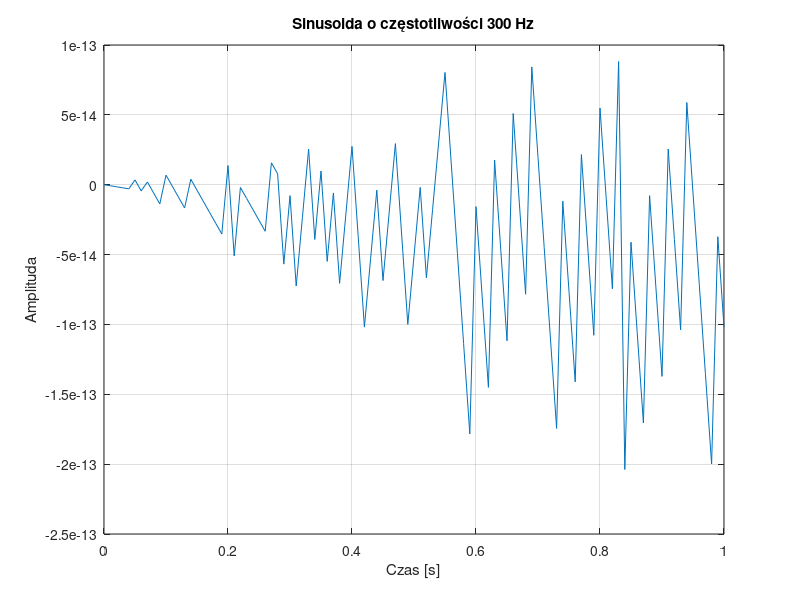
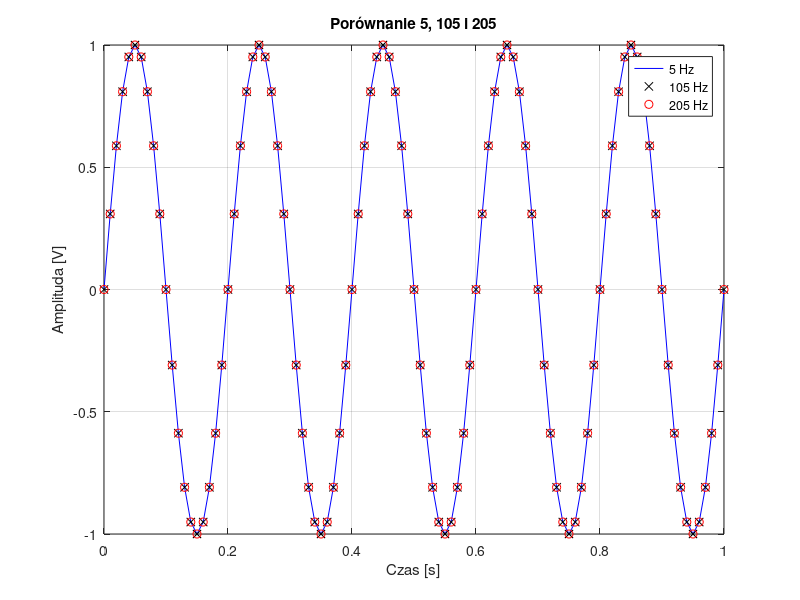
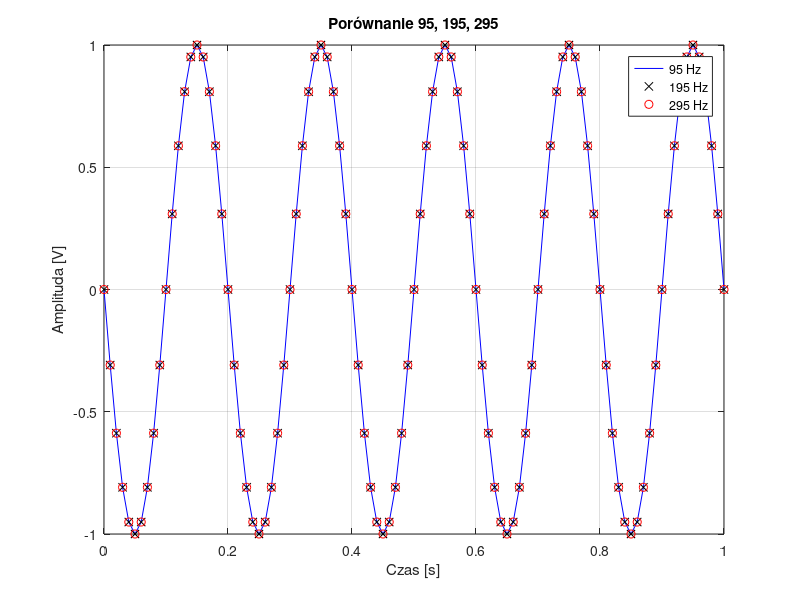
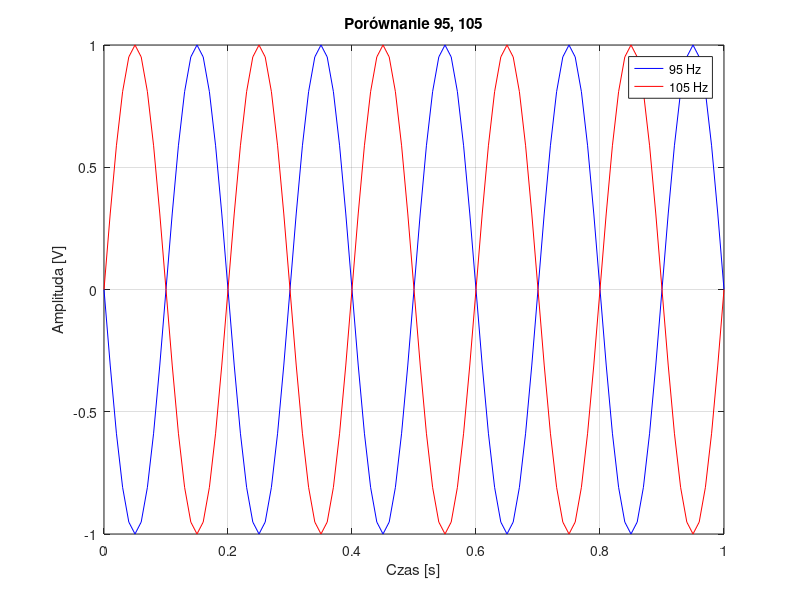

MATLAB code for these plots, in order:
clear all; close all; clc
% Parametry
fs = 100; % Częstotliwość próbkowania [Hz]
t = 0:1/fs:1; % Wektor czasu dla 1 sekundy
freq_range = 0:5:300; % Zakres częstotliwości od 0 do 300 Hz co 5 Hz
num_loops = numel(freq_range); % Liczba obiegów pętli

% %%Pętla generująca sinusoidy i wyświetlająca je
figure;
for i = 1:num_loops
    freq = freq_range(i);
    y = sin(2*pi*freq*t);

    % Wyświetlanie
    plot(t, y);
    hold on;
    xlabel('Czas [s]');
    ylabel('Amplituda');
    title(['Sinusoida o częstotliwości ', num2str(freq), ' Hz']);
    grid on;
    pause(0.5); % Pauza między wyświetleniami
    hold off;
end

% Porównanie sinusoid o różnych częstotliwościach
figure;
y1 = sin(2*pi*5*t);
y2 = sin(2*pi*105*t);
y3 = sin(2*pi*205*t);
plot(t, y1, 'b-', t, y2, 'kx', t, y3, 'ro');
grid on;
xlabel('Czas [s]');
ylabel('Amplituda [V]');
title("Porównanie 5, 105 i 205")
legend('5 Hz', '105 Hz', '205 Hz')

figure;
y1 = sin(2*pi*95*t);
y2 = sin(2*pi*195*t);
y3 = sin(2*pi*295*t);
plot(t, y1, 'b-', t, y2, 'kx', t, y3, 'ro');
grid on;
xlabel('Czas [s]');
ylabel('Amplituda [V]');
title("Porównanie 95, 195, 295")
legend('95 Hz', '195 Hz', '295 Hz')

figure;
y1 = sin(2*pi*95*t);
y2 = sin(2*pi*105*t);
plot(t, y1, 'b-', t, y2, 'r-');
grid on;
xlabel('Czas [s]');
ylabel('Amplituda [V]');
title("Porównanie 95, 105")
legend('95 Hz', '105 Hz')

pause;

%%Pętla generująca sinusoidy i wyświetlająca je
figure;
for i = 1:num_loops
    freq = freq_range(i);
    y = cos(2*pi*freq*t);

    % Wyświetlanie
    plot(t, y);
    hold on;
    xlabel('Czas [s]');
    ylabel('Amplituda');
    title(['Cosinusoida o częstotliwości ', num2str(freq), ' Hz']);
    grid on;
    pause(0.5); % Pauza między wyświetleniami
    hold off;
end

% Porównanie cosinusoid o różnych częstotliwościach
figure;
y1 = cos(2*pi*5*t);
y2 = cos(2*pi*105*t);
y3 = cos(2*pi*205*t);
plot(t, y1, 'b-', t, y2, 'kx', t, y3, 'ro');
grid on;
xlabel('Czas [s]');
ylabel('Amplituda [V]');
title("Porównanie 5, 105 i 205")
legend('5 Hz', '105 Hz', '205 Hz')

figure;
y1 = cos(2*pi*95*t);
y2 = cos(2*pi*195*t);
y3 = cos(2*pi*295*t);
plot(t, y1, 'b-', t, y2, 'kx', t, y3, 'ro');
grid on;
xlabel('Czas [s]');
ylabel('Amplituda [V]');
title("Porównanie 95, 195, 295")
legend('95 Hz', '195 Hz', '295 Hz')

figure;
y1 = cos(2*pi*95*t);
y2 = cos(2*pi*105*t);
plot(t, y1, 'b-', t, y2, 'r-');
grid on;
xlabel('Czas [s]');
ylabel('Amplituda [V]');
title("Porównanie 95, 105")
legend('95 Hz', '105 Hz')

